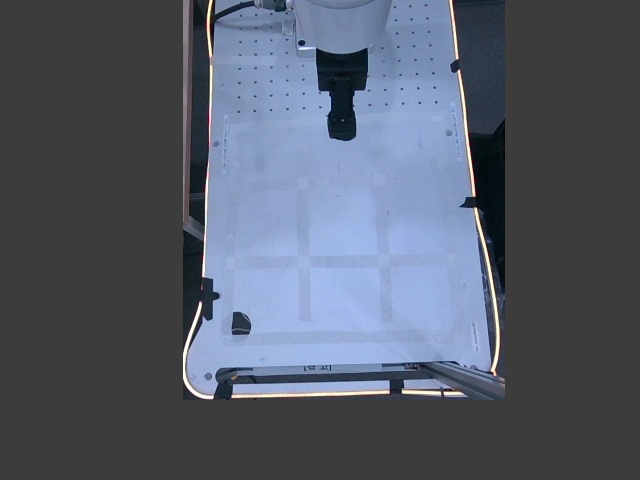
#> input picture robots/e0509_vla/vla/table_empty.jpg, 640 x 480 px
$ python ramen_vision.py table_empty.jpg
#> lines starting #> are read from the running program, lines starting #| are printed output that depends on the picture; after the words box and inside, x2 and y2 are one past the last pixel; in counts of white or black regions, pixels touching at a corner belong together
#!/usr/bin/env python3
"""위 카메라로 컵라면 찾기 (2026-10-21). 컵을 거꾸로 세우고 위로 온 밑면에 검은 테이프를 붙였다(약 32px 동그라미).
작업대 영역(choco_vision.ROI) 안에서 '어둡고(V<90) 동그란' 덩어리 중 가장 큰 것. 작업대 끝 띠(y>=355)·가장자리·그리퍼는 크기·모양으로 거른다.
  find_cup(bgr) -> (cx, cy, area) 픽셀, 못 찾으면 None"""
import cv2, numpy as np
from choco_vision import ROI

V_MAX, AREA_MIN, AREA_MAX, Y_MAX = 90, 500, 2500, 355   # 10-22: 350 -> 500 (작업대 검은 반원 표시 353px 를 컵으로 봄). 컵 테이프 660~830px
MARKS = [(215, 260, 300, 345)]   # 작업대에 붙은 검은 반원 표시 자리 (x0, x1, y0, y1) - 늘 가림
Y_TOP = 95   # 10-22: 로봇 쪽 줄 컵은 사진 y 110~140 (작업대 ROI 위 경계 135 보다 위). 작업대 끝(로봇 쪽) y 약 95

GRIP_BOX = (295, 380, 0, 150)   # 시작 자세(x430 y13 z427)에서 그리퍼가 보이는 자리 (x0, x1, y0, y1)

def dark_mask(bgr, start_pose=True):
#> called with start_pose = True
    h = cv2.cvtColor(bgr, cv2.COLOR_BGR2HSV)
#> h: shape (480, 640, 3); mean H, S, V 46.7, 34.6, 106.3
#> bgr is the input picture: shape (480, 640, 3); mean B, G, R 106, 92.4, 85.3
    m = (h[:, :, 2] < V_MAX).astype(np.uint8)
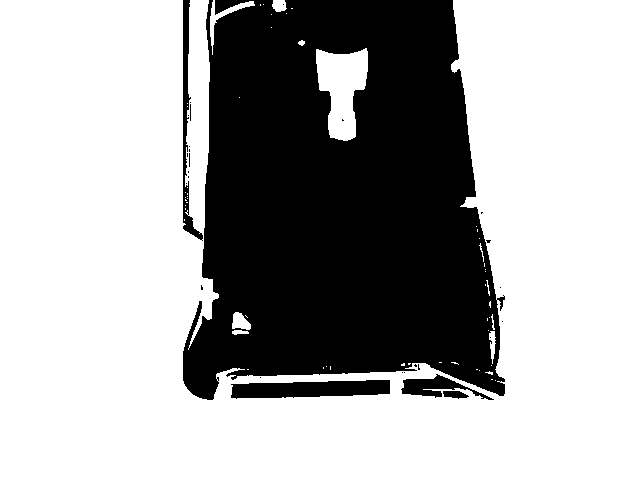
#> m: shape (480, 640); values 0 (black) and 1 (white), 66.4% white; 28 black regions (23 under 20 px), largest, box (x1, y1, x2, y2) and area: (183, 0, 505, 400) 98532, (231, 380, 390, 399) 2315, (183, 0, 203, 241) 1275, (401, 374, 494, 400) 903, (443, 391, 469, 399) 144
    x0, x1, y0, y1 = ROI; r = np.zeros_like(m); r[Y_TOP:min(y1, Y_MAX), x0 + 8:x1 - 8] = 1   # 작업대 끝 띠·좌우 가장자리 뺌
    for mx0, mx1, my0, my1 in MARKS: r[my0:my1, mx0:mx1] = 0
    if start_pose:   # 시작 자세 사진이면 그리퍼(검정)를 가린다. 팔을 비킨 사진(start_pose=False)은 전체를 본다
        gx0, gx1, gy0, gy1 = GRIP_BOX; r[gy0:gy1, gx0:gx1] = 0
    return cv2.morphologyEx(m * r, cv2.MORPH_OPEN, np.ones((3, 3), np.uint8))
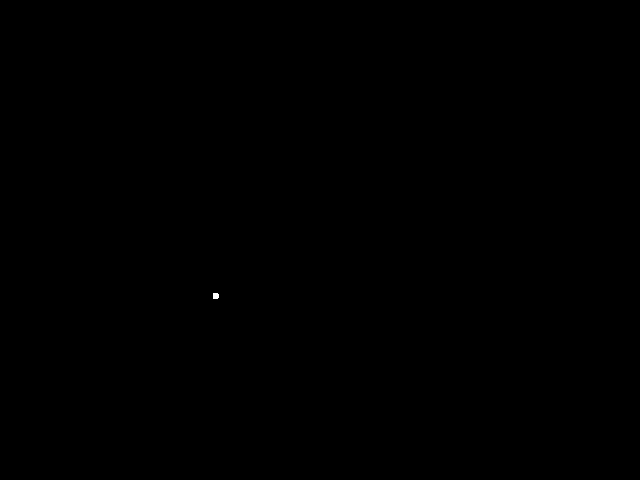
#> returned value: shape (480, 640); values 0 (black) and 1 (white), 0.01% white; 1 white region, box (x1, y1, x2, y2) and area: (213, 293, 219, 299) 34

def find_cup(bgr, start_pose=True):
    m = dark_mask(bgr, start_pose)
    n, lab, st, cen = cv2.connectedComponentsWithStats(m)
#> n = 2; st = [[0, 0, 640, 480, 307166], [213, 293, 6, 6, 34]]; cen = [[319.5, 239.5], [215.4, 295.5]]
    best = None
    for i in range(1, n):
        x, y, w, hh, a = st[i]
        if not (AREA_MIN <= a <= AREA_MAX): continue
        if not (0.6 <= w / max(hh, 1) <= 1.6): continue          # 동그라미 (긴 띠 제외)
        if a / float(w * hh) < 0.55: continue                     # 속이 찬 모양 (원이면 약 0.78)
        if best is None or a > best[2]: best = (float(cen[i][0]), float(cen[i][1]), int(a))
#> this loop made 1 pass
    return best

if __name__ == "__main__":
    import sys
    for f in sys.argv[1:]: print(f, find_cup(cv2.imread(f)))
